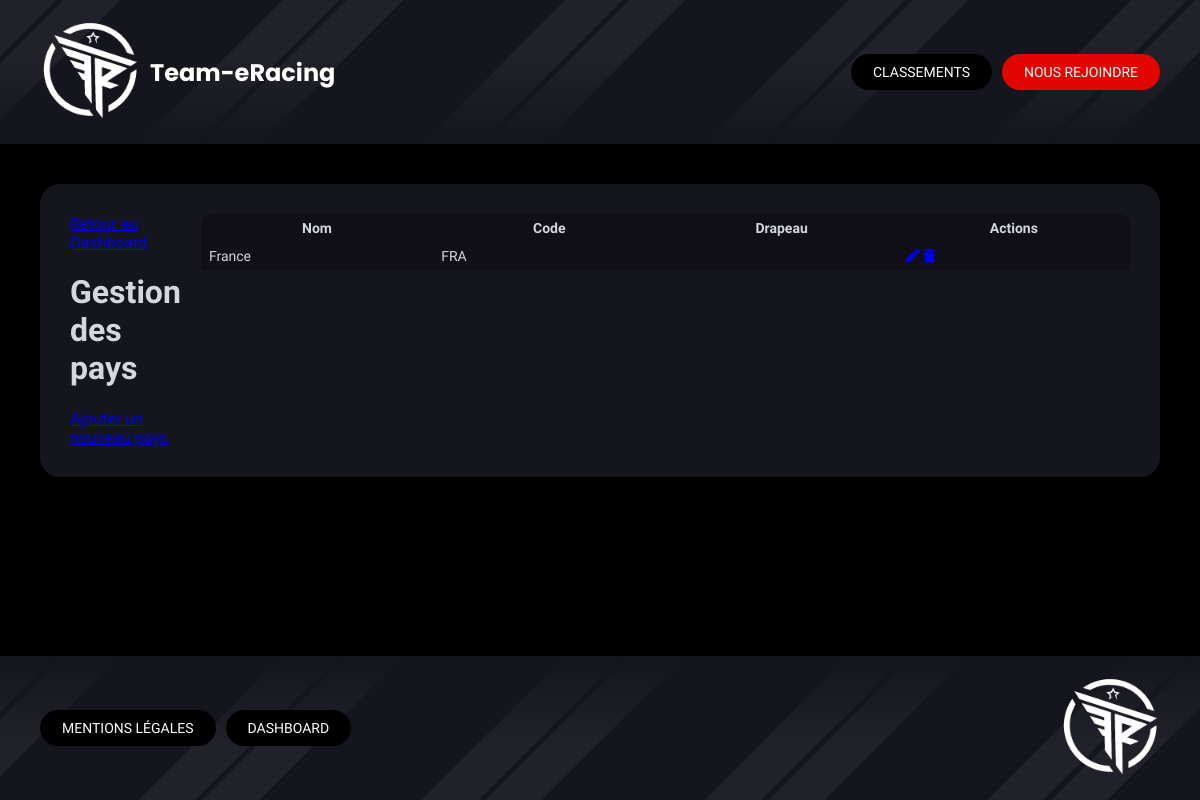
The app's page /index.php?controller=countries&action=index (signed in), older data.
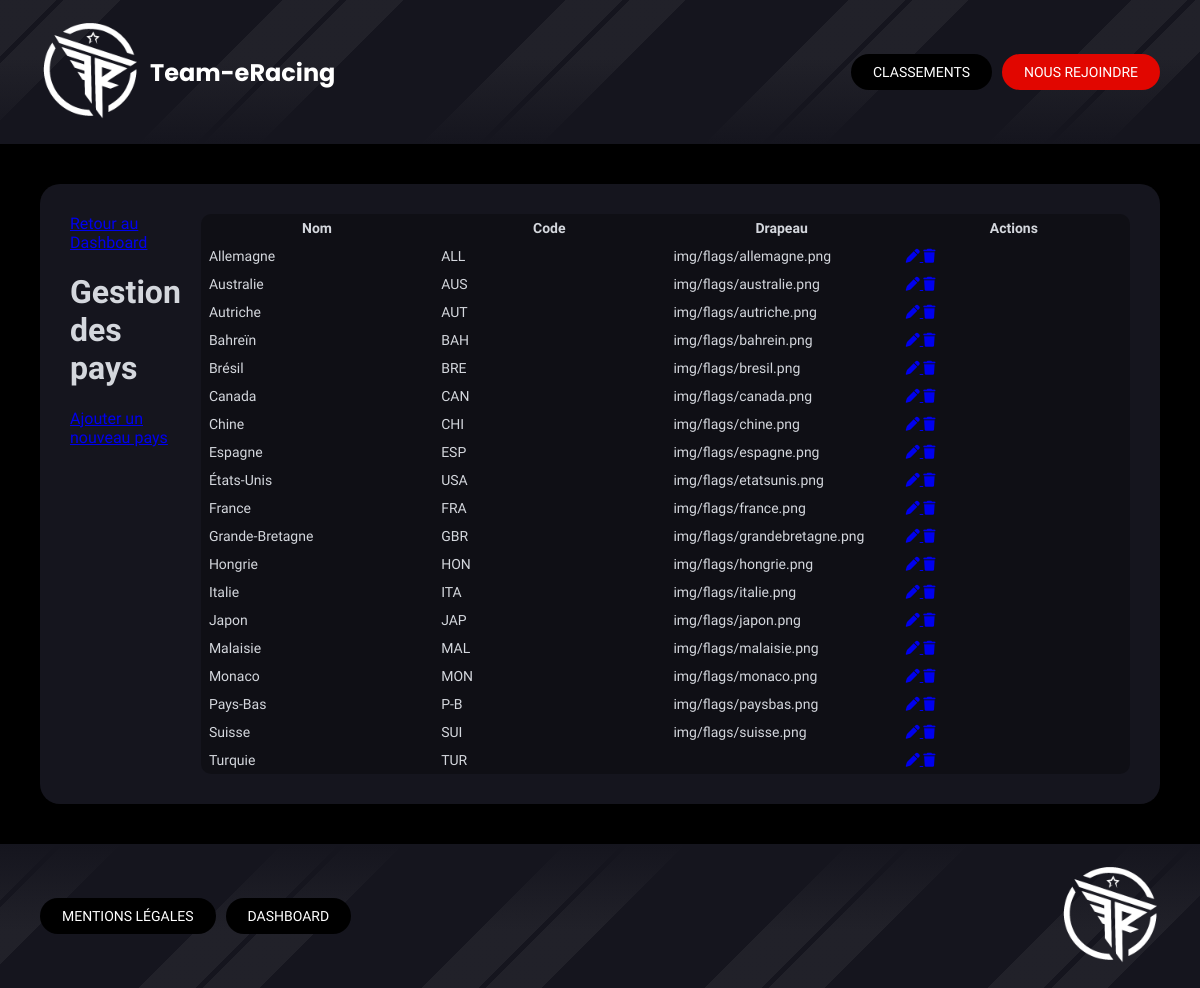
The same page, newer data.
### tables this page shows
CREATE TABLE IF NOT EXISTS `countries` (
  `id` int NOT NULL AUTO_INCREMENT,
  `name` varchar(100) NOT NULL,
  `code` char(3) DEFAULT NULL,
  `flag` varchar(255) DEFAULT NULL,
  PRIMARY KEY (`id`),
  UNIQUE KEY `name` (`name`),
  UNIQUE KEY `unique_code` (`code`)
);

### Controllers/Controller.php (called while the page is built, shortened)
<?php
abstract class Controller
{
    protected function authMiddleware(string|array $requiredRoles = null)
    {
        if ($requiredRoles) {
            if (is_array($requiredRoles)) {
                foreach ($requiredRoles as $role) {
                    if (\App\Core\Auth::hasRole($role)) {
                        $userHasRole = true;
                        break;
                    }
                }
            } else {
                $userHasRole = \App\Core\Auth::hasRole($requiredRoles);
            }
        }
    }
    public function render(string $path, array $data = [])
    {
        extract($data);
        include dirname(__DIR__) . '/Views/' . $path . '.php';
        $content = ob_get_clean();
        include dirname(__DIR__) . '/Views/base.php';
    }
}
?>

### Controllers/CountriesController.php (called while the page is built, shortened)
<?php
class CountriesController extends Controller {
    public function index()
    {
        $countries = CountriesModel::all();
        $this->render('dashboard/countries/index', [
            'list' => $countries
        ]);
    }
}
?>

### public/index.php (called while the page is built, shortened)
<?php
include '../Autoloader.php';
$route = new Router();
$route->routes();
?>

### Autoloader.php (called while the page is built, shortened)
<?php
class Autoloader{
    static function autoload($class){
        $class = str_replace(__NAMESPACE__.'\\','',$class);
        $class = str_replace('\\','/',$class);
    }
}
?>

### Core/DbConnect.php (called while the page is built, shortened)
<?php
class DbConnect
{
    protected $connection;
    public function getConnection()
    {
        return $this->connection;
    }
    public function __construct()
    {
        try {
            $dsn = 'mysql:host=' . self::SERVER . ';dbname=' . self::BASE . ';charset=utf8mb4';
                $this->connection = new PDO($dsn, self::USER, self::PASSWORD, [
                    PDO::ATTR_ERRMODE => PDO::ERRMODE_EXCEPTION,
                    PDO::ATTR_DEFAULT_FETCH_MODE => PDO::FETCH_OBJ,
                    PDO::ATTR_EMULATE_PREPARES => false
                ]);
        } catch (Exception $e) {
            die('Erreur : ' . $e->getMessage());
        }
    }
}
?>

### Models/CountriesModel.php (called while the page is built, shortened)
<?php
class CountriesModel extends DbConnect {
    public static function all(){
        $db = new DbConnect();
        return $db->getConnection()->query("
            SELECT id, name, code, flag
            FROM countries
            ORDER BY name ASC
        ")->fetchAll();
    }
}
?>

### Core/Auth.php (called while the page is built, shortened)
<?php
class Auth
{
    public static function start()
    {
        if (session_status() === PHP_SESSION_NONE) {
            $secure = (!empty($_SERVER['HTTPS']) && $_SERVER['HTTPS'] === 'on') ||
                    (!empty($_SERVER['HTTP_X_FORWARDED_PROTO']) && $_SERVER['HTTP_X_FORWARDED_PROTO'] === 'https');
            $lifetime = 300 ;
        }
    }
    public static function check(): bool
    {
        return isset($_SESSION['user_id']);
    }
    public static function hasRole(string $requiredRole): bool
    {
        return isset($_SESSION['role']) && $_SESSION['role'] === $requiredRole;
    }
}

### Views/dashboard/countries/index.php (the view, shortened to what this page needs)
<div class="section-dashboard">
    <div class="section-header">
        <a class="nav-btn-dashboard" href="index.php?controller=dashboard">Retour au Dashboard</a>
        <h1>Gestion des pays</h1>
        <a class="nav-btn-dashboard" href="index.php?controller=countries&action=create">Ajouter un nouveau pays</a>
    </div>
    <div class="table-responsive">
        <table class="dashboard-table">
            <thead>
                <tr>
                    <th>Nom</th>
                    <th>Code</th>
                    <th>Drapeau</th>
                    <th class="actions-column">Actions</th>
                </tr>
            </thead>
            <tbody>
                <?php foreach ($list as $country): ?>
                <tr>
                    <td><?= htmlspecialchars($country->name) ?></td>
                    <td><?= htmlspecialchars($country->code ?? '') ?></td>
                    <td><?= htmlspecialchars($country->flag ?? '') ?></td>
                    <td class="actions">
                        <a class="action-btn edit" href="index.php?controller=countries&action=update&id=<?= $country->id ?>">
                            <i class="fa-solid fa-pen"></i>
                        </a>
                        <a class="action-btn delete" href="index.php?controller=countries&action=delete&id=<?= $country->id ?>">
                            <i class="fa-solid fa-trash"></i>
                        </a>
                    </td>
                </tr>
                <?php endforeach; ?>
            </tbody>
        </table>
    </div>
</div>

### Core/Router.php (shortened to what this page needs)
<?php
class Router
{
    public function routes()
    {
        $controllerName = isset($_GET['controller']) ? ucfirst(array_shift($_GET)) : 'Home';
        $controllerClass = '\\App\\Controllers\\' . $controllerName . 'Controller';
        $action = isset($_GET['action']) ? array_shift($_GET) : 'index';
        if (class_exists($controllerClass)) {
            $controller = new $controllerClass();
            if (method_exists($controller, $action)) {
                call_user_func_array([$controller, $action], $_GET ?? []);
            } else {
                $this->render404();
            }
        } else {
            $this->render404();
        }
    }
}
?>

### Views/base.php (shortened to what this page needs)
<!DOCTYPE html>
<html lang="fr">
<head>
<link rel="stylesheet" href="style-vtest1.css" />
</head>
<body>
<header>
<div class="logo_and_name_header">
    <div class="logo_header">
        <a href="index.php"><img src="img/logo_team_eracing.png" alt="Logo Communauté Team-eRacing"></a>
    </div>
    <span class="name_header">Team-eRacing</span>
</div>
<nav>
<a class="nav-btn" href="index.php?controller=classements&action=standings">CLASSEMENTS</a>
<a class="nav-btn red" href="index.php#discord">NOUS REJOINDRE</a>
</nav>
</header>
<main>
<?= $content ?>
</main>
<footer>
<div>
<a class="nav-btn" href="index.php?controller=mentions">MENTIONS LÉGALES</a>
<a class="nav-btn" href="index.php?controller=dashboard">DASHBOARD</a>
</div>
<div class="logo_footer"><a href="index.php"><img src="img/logo_team_eracing.png" alt="Logo Communauté Team-eRacing"></a></div>
</footer>
</body>
</html>

### public/style-vtest1.css (style rules this page uses)
:root { --space: 40px; --radius: 20px; --main-bg: #15151E; --dark-bg: #0f0f15; --red: #E10600; }
html, body { height: 100%; margin: 0; padding: 0; background: #000; font-family: 'Titillium Web', 'Segoe UI', 'Helvetica Neue', Arial, sans-serif; color: #d4d7dd; font-size: clamp(14px, 2.5vw, 16px); }
body { display: flex; flex-direction: column; }
main { flex: 1; }
header { display: flex; justify-content: space-between; align-items: center; padding: 20px 40px; background: var(--main-bg); --fade-dir: to bottom; background-image: linear-gradient(var(--fade-dir), transparent 40%, var(--main-bg) 100%), repeating-linear-gradient( 135deg, rgba(255,255,255,0.05) 0 40px, transparent 40px 45px, rgba(255,255,255,0.05) 45px 85px, transparent 85px 200px ); }
.logo_and_name_header { display: flex; align-items: center; gap: 10px; }
.logo_header img, .logo_footer img { max-width: 100px; height: auto; }
.name_header { font-family: 'Poppins', sans-serif; font-size: 24px; font-weight: 700; color: #fff; }
header nav { display: flex; gap: 10px; flex-wrap: wrap; }
footer { margin-top: auto; display: flex; justify-content: space-between; align-items: center; padding: 20px 40px; background: var(--main-bg); --fade-dir: to top; background-image: linear-gradient(var(--fade-dir), transparent 40%, var(--main-bg) 100%), repeating-linear-gradient( 135deg, rgba(255,255,255,0.05) 0 40px, transparent 40px 45px, rgba(255,255,255,0.05) 45px 85px, transparent 85px 200px ); }
footer > div:first-child { display: flex; gap: 10px; flex-wrap: wrap; }
.nav-btn { padding: 10px 22px; border-radius: 20px; background: #000; color: #fff; text-decoration: none; font-size: 14px; cursor: pointer; transition: background-color 0.3s ease, color 0.3s ease; }
.nav-btn.red { background: var(--red); }
.section, .section-dashboard, .hero-section { background: var(--main-bg); margin: var(--space); padding: 30px; border-radius: var(--radius); display: flex; justify-content: space-around; gap: 20px; }
.table-responsive { overflow-x: auto; border-radius: 10px; }
.dashboard-table { width: 100%; border-collapse: collapse; background: var(--dark-bg); table-layout: fixed; }
.dashboard-table th, .dashboard-table td { padding: 6px 8px; font-size: 14px; }

Row changes from the older to the newer data that the page shows:
added countries: name "Allemagne", code "ALL", flag "img/flags/allemagne.png"
added countries: name "Australie", code "AUS", flag "img/flags/australie.png"
added countries: name "Autriche", code "AUT", flag "img/flags/autriche.png"
added countries: name "Bahreïn", code "BAH", flag "img/flags/bahrein.png"
added countries: name "Brésil", code "BRE", flag "img/flags/bresil.png"
added countries: name "Canada", code "CAN", flag "img/flags/canada.png"
added countries: name "Chine", code "CHI", flag "img/flags/chine.png"
added countries: name "Espagne", code "ESP", flag "img/flags/espagne.png"
added countries: name "États-Unis", code "USA", flag "img/flags/etatsunis.png"
changed countries "France": flag (not shown) → "img/flags/france.png"
added countries: name "Grande-Bretagne", code "GBR", flag "img/flags/grandebretagne.png"
added countries: name "Hongrie", code "HON", flag "img/flags/hongrie.png"
added countries: name "Italie", code "ITA", flag "img/flags/italie.png"
added countries: name "Japon", code "JAP", flag "img/flags/japon.png"
added countries: name "Malaisie", code "MAL", flag "img/flags/malaisie.png"
added countries: name "Monaco", code "MON", flag "img/flags/monaco.png"
added countries: name "Pays-Bas", code "P-B", flag "img/flags/paysbas.png"
added countries: name "Suisse", code "SUI", flag "img/flags/suisse.png"
added countries: name "Turquie", code "TUR"
